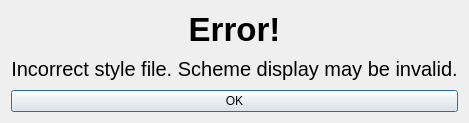
<?xml version="1.0" encoding="UTF-8"?>
<ui version="4.0">
 <class>StyleError</class>
 <widget class="QDialog" name="StyleError">
  <property name="geometry">
   <rect>
    <x>0</x>
    <y>0</y>
    <width>468</width>
    <height>123</height>
   </rect>
  </property>
  <property name="windowTitle">
   <string>Error</string>
  </property>
  <layout class="QVBoxLayout" name="verticalLayout">
   <item>
    <widget class="QLabel" name="label">
     <property name="font">
      <font>
       <family>Ubuntu</family>
       <pointsize>25</pointsize>
       <weight>75</weight>
       <bold>true</bold>
      </font>
     </property>
     <property name="text">
      <string>Error!</string>
     </property>
     <property name="alignment">
      <set>Qt::AlignCenter</set>
     </property>
    </widget>
   </item>
   <item>
    <widget class="QLabel" name="label_2">
     <property name="font">
      <font>
       <pointsize>15</pointsize>
      </font>
     </property>
     <property name="text">
      <string>Incorrect style file. Scheme display may be invalid.</string>
     </property>
     <property name="alignment">
      <set>Qt::AlignCenter</set>
     </property>
    </widget>
   </item>
   <item>
    <widget class="QPushButton" name="Ok">
     <property name="text">
      <string>OK</string>
     </property>
    </widget>
   </item>
  </layout>
 </widget>
 <resources/>
 <connections/>
</ui>
